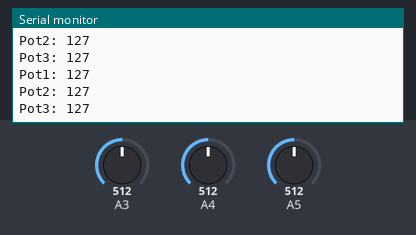
A sketch run on a simulated Arduino Uno, built with avr-gcc and run on an emulated ATmega328P. On the bench: the last lines printed to the serial monitor. The test bench sets the inputs (shaded band); at power-on: A3 = 512, A4 = 512, A5 = 512.

Above: at 1.3 s.
1.4 s: A3 set to 716
At 1.82 s:
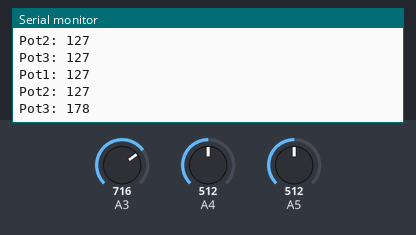
2.9 s: A4 set to 716
At 3.32 s:
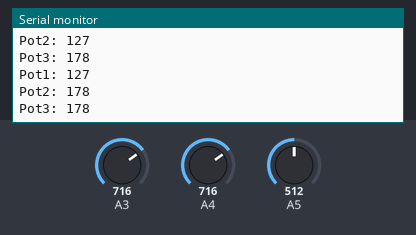
4.4 s: A5 set to 716
At 4.83 s:
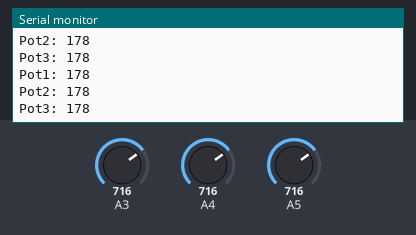
5.9 s: A3 set to 900
At 6.33 s:
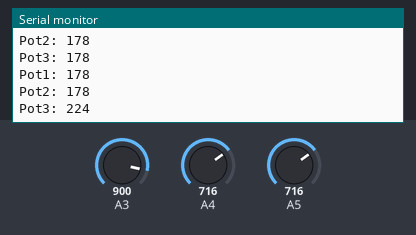
7.4 s: A4 set to 900
At 7.84 s:
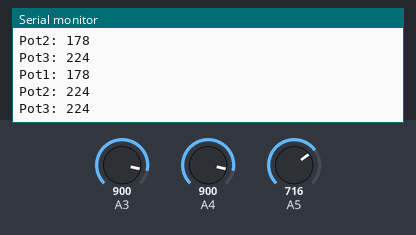
8.9 s: A5 set to 900
At 9.34 s:
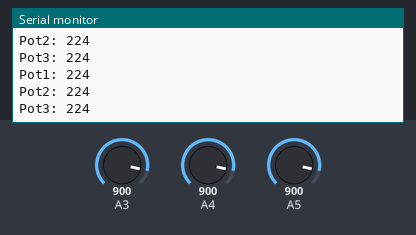
Timing chart, 0 to 11.4 s (numbered marks = the images above; inputs shaded):
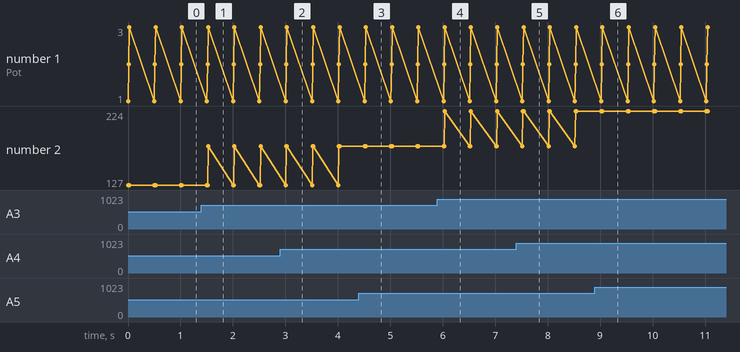

Measured:
- after the input at 1.4 s, the serial monitor: prints a new line after 0.13 s (image 1)
- after the input at 2.9 s, the serial monitor: prints a new line after 0.12 s (image 2)
- after the input at 4.4 s, the serial monitor: prints a new line after 0.11 s (image 3)
- after the input at 5.9 s, the serial monitor: prints a new line after 0.14 s (image 4)
- after the input at 7.4 s, the serial monitor: prints a new line after 0.13 s (image 5)
- after the input at 8.9 s, the serial monitor: prints a new line after 0.12 s (image 6)
- plotted number 2: 127 → 178 after the input at 1.4 s, 178 → 224 after the input at 5.9 s

The sketch:

Lightbox.ino
```cpp
int pot1;
int pot2;
int pot3;

void setup() {
  // put your setup code here, to run once:
  Serial.begin(9600);
}

void loop() {
  // put your main code here, to run repeatedly:
  pot1 = analogRead(A5);
  pot2 = analogRead(A4);
  pot3 = analogRead(A3);

  int pot1Map = map(pot1, 0, 1023, 0, 255);
  int pot2Map = map(pot2, 0, 1023, 0, 255);
  int pot3Map = map(pot3, 0, 1023, 0, 255);

  Serial.print("Pot1: ");
  Serial.println(pot1Map);

  Serial.print("Pot2: ");
  Serial.println(pot2Map);

  Serial.print("Pot3: ");
  Serial.println(pot3Map);

  delay(500);

}
```
